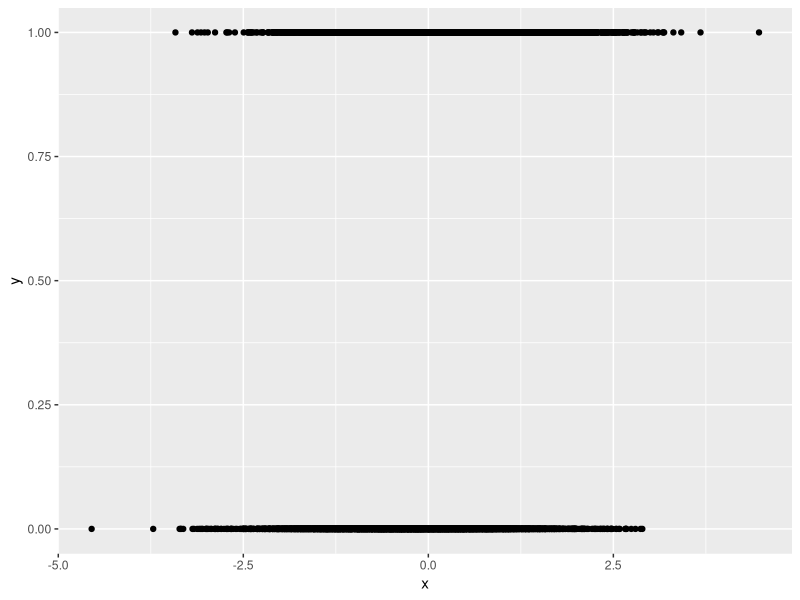
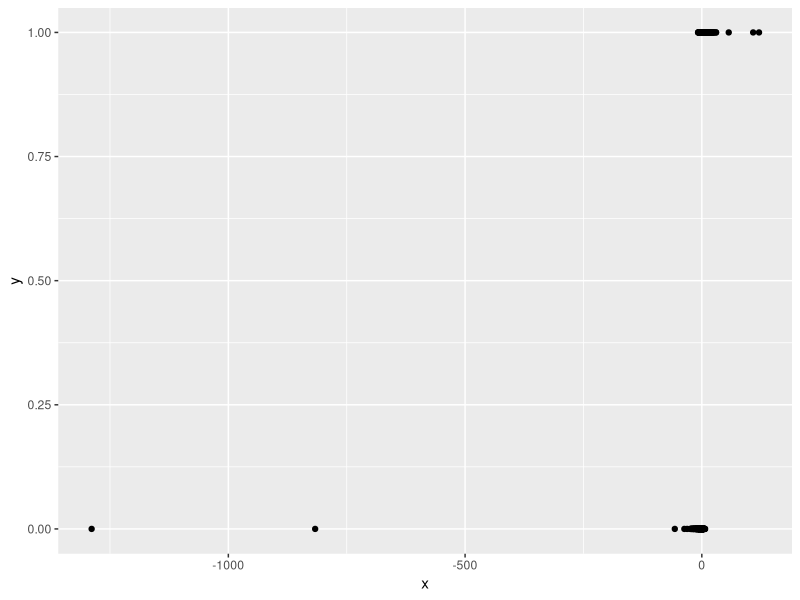

R code for these plots, in order: (Note: this script raises an error after producing the figures.)
## ---- chunk 1
knitr::opts_chunk$set(echo = TRUE)
## ---- chunk 2

library(MASS)
library(ggplot2)

n = 100
n_test = 10000

expit = function(x) {
  return(exp(x) / (1 + exp(x)))
}

## ---- chunk 3

## generate testing data sets for each of the four scenarios

## Normality
data_test_normal = data.frame(x = rnorm(n_test))
data_test_normal$y = rbinom(n_test, 1, p = expit(0.5*data_test_normal$x))
data_test_normal
ggplot(data = data_test_normal) + geom_point() + aes(x = x, y = y)

## T-distribution with 2 df
data_test_t = data.frame(x = rt(n_test, df=2))
data_test_t$y = rbinom(n_test, 1, p = expit(0.5*data_test_t$x))
data_test_t
ggplot(data = data_test_t) + geom_point() + aes(x = x, y = y)

## Gamma distribution (skewed)
data_test_gamma = data.frame(x = rgamma(n_test, 1,.1))
data_test_gamma$x = (data_test_gamma$x - mean(data_test_gamma$x))/
  sd(data_test_gamma$x)
data_test_gamma$y = rbinom(n_test, 1, p = expit(0.5*data_test_gamma$x))
data_gamma
ggplot(data = data_test_gamma) + geom_point() + aes(x = x, y = y)

## Now generate data where the constant variance assumption is incorrect
data_test_var = data.frame(y = c(rep(1, n_test/2), rep(0,n_test/2)))
data_test_var$x = rep(NA, n_test)
data_test_var
ggplot(data = data_test_var) + geom_point() + aes(x = x, y = y)

data_test_var$x[1:(n_test/2)] = rnorm(n_test/2, mean=1, sd=1)
data_test_var$x[(n_test/2 + 1):n_test] = rnorm(n_test/2, sd=10)

## ---- chunk 4

## Now we will generate many training data sets and see
## how well LDA and logistic regression predict the test data

## store results
nSim = 100
test_error_lda = matrix(NA, nSim, 4)
test_error_log = matrix(NA, nSim, 4)


for (ni in 1 : nSim) {
  ## generate normal training data
  data_normal = data.frame(x = rnorm(n))
  data_normal$y = rbinom(n, 1, p = expit(0.5*data_normal$x))
  
  ## fit logistic model and store error rate
  modLOG = glm(y ~ x, family=binomial, data=data_normal)
  pred_testLOG = 1*(predict(modLOG, data_test_normal, 
                            type="response") > 0.5)

  test_error_log[ni,1] = mean(pred_testLOG != data_test_normal$y)
  
  ## Fit LDA model and store error rate
  modLDA = lda(y ~ x, data=data_normal)
  pred_testLDA = as.numeric(predict(modLDA, newdata=
                                      data_test_normal)$class) - 1
  test_error_lda[ni,1] = mean(pred_testLDA != data_test_normal$y)

  ## T-distribution with 2 df
  data_t = data.frame(x = rt(n, df=2))
  data_t$y = rbinom(n, 1, p = expit(0.5*data_t$x))
  
  ## fit logistic model and store error rate
  modLOG = glm(y ~ x, family=binomial, data=data_t)
  pred_testLOG = 1*(predict(modLOG, data_test_t, 
                            type="response") > 0.5)
  test_error_log[ni,2] = mean(pred_testLOG != data_test_t$y)
  
  ## Fit LDA model and store error rate
  modLDA = lda(y ~ x, data=data_t)
  pred_testLDA = as.numeric(predict(modLDA, newdata=
                                      data_test_t)$class) - 1
  test_error_lda[ni,2] = mean(pred_testLDA != data_test_t$y)
  
  ## Gamma distribution (skewed)
  data_gamma = data.frame(x = rgamma(n, 1,.1))
  data_gamma$x = (data_gamma$x - mean(data_gamma$x))/
    sd(data_gamma$x)
  data_gamma$y = rbinom(n, 1, p = expit(0.5*data_gamma$x))
  
  ## fit logistic model and store error rate
  modLOG = glm(y ~ x, family=binomial, data=data_gamma)
  pred_testLOG = 1*(predict(modLOG, data_test_gamma, 
                            type="response") > 0.5)
  test_error_log[ni,3] = mean(pred_testLOG != data_test_gamma$y)
  
  ## Fit LDA model and store error rate
  modLDA = lda(y ~ x, data=data_gamma)
  pred_testLDA = as.numeric(predict(modLDA, newdata=
                                      data_test_gamma)$class) - 1
  test_error_lda[ni,3] = mean(pred_testLDA != data_test_gamma$y)
  
  ## Now generate data where the constant variance assumption is incorrect
  data_var = data.frame(y = c(rep(1, n/2), rep(0,n/2)))
  data_var$x = rep(NA, n)
  
  data_var$x[1:(n/2)] = rnorm(n/2, mean=1, sd=1)
  data_var$x[(n/2 + 1):n] = rnorm(n/2, sd=10)
  
  ## fit logistic model and store error rate
  modLOG = glm(y ~ x, family=binomial, data=data_var)
  pred_testLOG = 1*(predict(modLOG, data_test_var, 
                            type="response") > 0.5)
  test_error_log[ni,4] = mean(pred_testLOG != data_test_var$y)
  
  ## Fit LDA model and store error rate
  modLDA = lda(y ~ x, data=data_var)
  pred_testLDA = as.numeric(predict(modLDA, newdata=
                                      data_test_var)$class) - 1
  test_error_lda[ni,4] = mean(pred_testLDA != data_test_var$y)
}

## ---- chunk 5

## Plot the results
par(mfrow=c(2,2), pty='s', mar=c(2,2,2,2))
boxplot(x=cbind(test_error_lda[,1], test_error_log[,1]),
        names = c("LDA", "Logistic"), main="Normal")

boxplot(x=cbind(test_error_lda[,2], test_error_log[,2]),
        names = c("LDA", "Logistic"), main="T-dist")

boxplot(x=cbind(test_error_lda[,3], test_error_log[,3]),
        names = c("LDA", "Logistic"), main="Gamma")

boxplot(x=cbind(test_error_lda[,4], test_error_log[,4]),
        names = c("LDA", "Logistic"), main="Nonequal variances")

## ---- chunk 6

####################################################
### Creating a data set with perfect separation ####
##### What happens to both LDA and Logistic reg ####
####################################################

## remove the 2 by 2 plotting window
# dev.off()

## sample size
n = 200

## create an outcome that is perfectly separated by x
data = data.frame(x=rnorm(n))
data$y = 1*(data$x > 0)

## look at testing data on a grid
data_test = data.frame(x = seq(-3, 3, length=1000))
data_test$y = 1*(data_test$x > 0) 

## fit GLM and look at estimated coefficients!
modGLM = glm(y ~ x, family=binomial, data=data)
summary(modGLM)

plot(data$x,data$y)

## predicted probability of Y=1 on the grid
lines(data_test$x, expit(modGLM$coefficients[1] + 
                      modGLM$coefficients[2]*data_test$x), type='l', lwd=3)

## Fit LDA model
modLDA = lda(y ~ x, data=data)
modLDA


## Compare predictions
predGLM = 1*(predict(modGLM, data_test, 
                     type="response") > 0.5)
predLDA = as.numeric(predict(modLDA, newdata=
                               data_test)$class) - 1

## testing error rates
mean(predGLM != data_test$y)
mean(predLDA != data_test$y)

